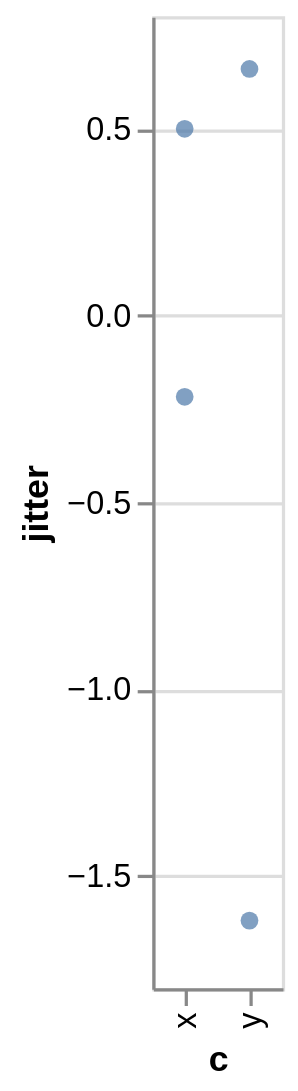

Vega-Lite specification for this chart:
### Vega-Lite specification from a JSON file in a GitHub repository (floating-point values rounded to 4 significant figures)
{"$schema": "https://vega.github.io/schema/vega-lite/v6.4.1.json", "config": {"view": {"continuousHeight": 300, "continuousWidth": 300}}, "data": {"name": "data-aec22b5641fce54c6a1b0f41e0a05405"}, "datasets": {"data-aec22b5641fce54c6a1b0f41e0a05405": [{"a": 1, "b": 4.0, "c": "x", "t": "2026-01-01T00:00:00"}, {"a": 2, "b": 5.5, "c": "y", "t": "2026-01-02T00:00:00"}, {"a": 3, "b": 6.25, "c": "x", "t": "2026-01-03T00:00:00"}, {"a": 4, "b": 3.0, "c": "y", "t": "2026-01-04T00:00:00"}]}, "encoding": {"x": {"field": "c", "type": "nominal"}, "y": {"field": "jitter", "type": "quantitative"}}, "mark": {"type": "circle"}, "transform": [{"as": "jitter", "calculate": "sqrt(-2*log(random()))*cos(2*PI*random())"}]}
